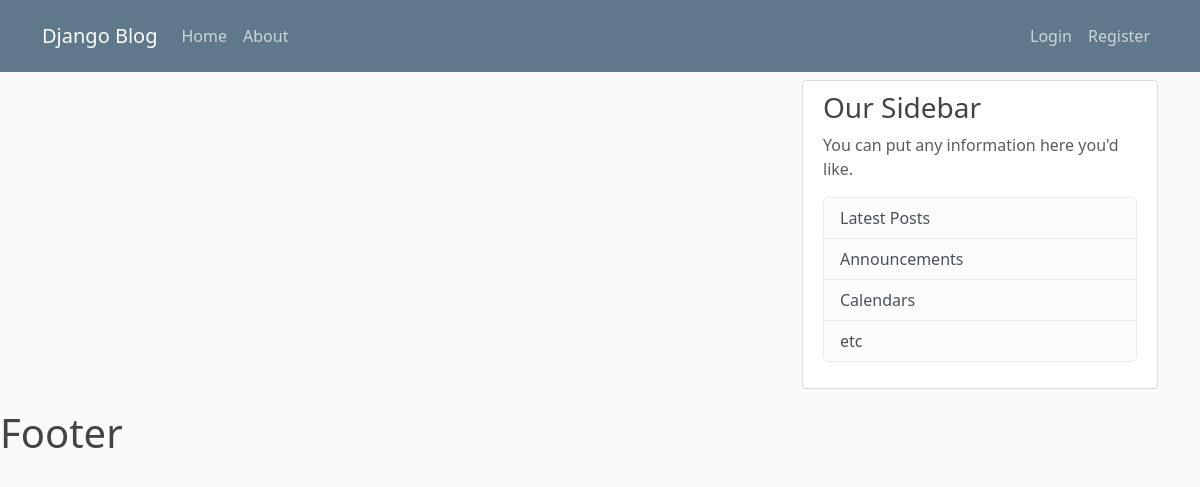
/, run on an earlier commit of the app's database.
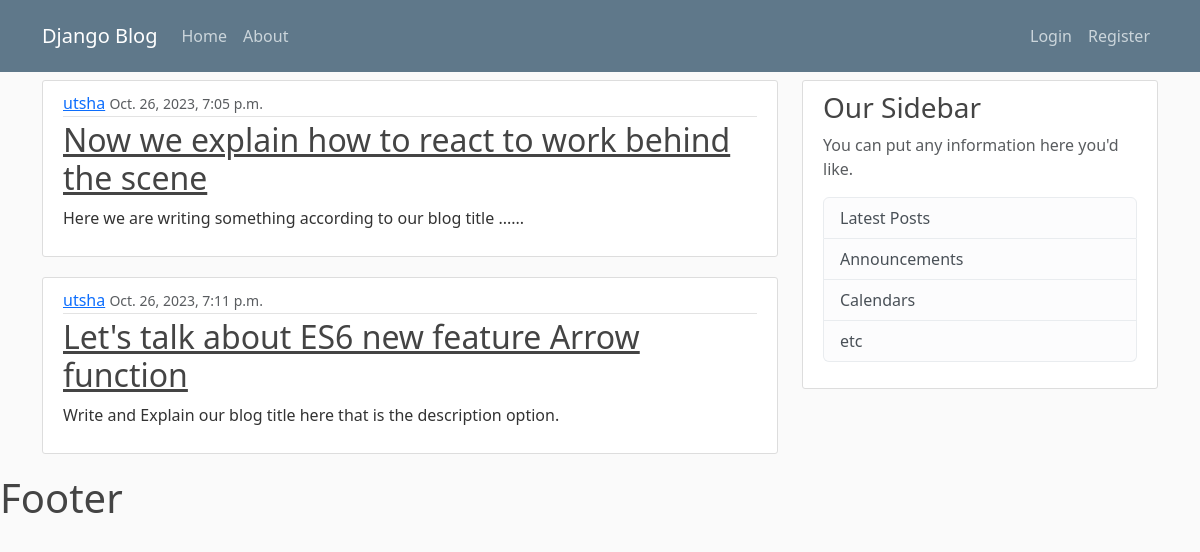
And on a later commit of the database.
### blog/models.py (models this page shows)
class PostBlog(models.Model):
    creatorName = models.CharField(max_length=50)
    title = models.TextField()
    description = models.TextField()
    category = models.CharField(max_length=50)
    publishDate = models.DateTimeField(default=timezone.now)
    author = models.ForeignKey(User, on_delete=models.CASCADE)

### blog/views.py (the view)
# urls.py: path('', views.home, name="homePage"),
def home(request):
    postedBlog = PostBlog.objects.all()
    return render(request, 'blog/home.html', {"blogPost": postedBlog})

### blog/templates/blog/home.html
{% extends "blog/base.html" %}
        {%block content%}
            {% for blog in blogPost%}
            <article class="media content-section">
                <div class="media-body">
                  <div class="article-metadata">
                    <a class="mr-2" href="#">{{ blog.author }}</a>
                    <small class="text-muted">{{ blog.publishDate }}</small>
                  </div>
                  <h2><a class="article-title" href="#">{{ blog.title }}</a></h2>
                  <p class="article-content">{{ blog.description }}</p>
                </div>
            </article>
        {% endfor%}
{%endblock%}

### blog/templates/blog/base.html (shortened to what this page needs)
{% load static %}
<!DOCTYPE html>
<html lang="en">
<head>
    <link href="https://cdn.jsdelivr.net/npm/bootstrap@5.3.2/dist/css/bootstrap.min.css" rel="stylesheet">
    <link rel="stylesheet" type="text/css" href="{% static 'blog/main.css' %}">
</head>
<body>
  <header class="site-header">
    <nav class="navbar navbar-expand-md navbar-dark bg-steel fixed-top">
      <div class="container">
        <a class="navbar-brand mr-4" href="/">Django Blog</a>
        <div class="collapse navbar-collapse navbar" id="navbarToggle">
          <div class="navbar-nav mr-auto">
            <a class="nav-item nav-link" href="{% url 'homePage'%}">Home</a>
            <a class="nav-item nav-link" href="{% url 'aboutPage'%}">About</a>
          </div>
          <div class="navbar-nav">
            {% if user.is_authenticated %}
            <a class="nav-item nav-link" href="{% url 'profile'%}">Profile</a>
            <a class="nav-item nav-link" href="{% url 'logout'%}">LogOut</a>
            {% else %}
            <a class="nav-item nav-link" href="{% url 'login'%}">Login</a>
            <a class="nav-item nav-link" href="{% url 'register'%}">Register</a>
            {% endif %}
          </div>
        </div>
      </div>
    </nav>
  </header>
  <main role="main" class="container">
      <div class="row">
        <div class="col-md-8">
          {% block content %}{% endblock %}
        </div>
        <div class="col-md-4">
          <div class="content-section">
            <h3>Our Sidebar</h3>
            <p class='text-muted'>You can put any information here you'd like.
              <ul class="list-group">
                <li class="list-group-item list-group-item-light">Latest Posts</li>
                <li class="list-group-item list-group-item-light">Announcements</li>
                <li class="list-group-item list-group-item-light">Calendars</li>
                <li class="list-group-item list-group-item-light">etc</li>
              </ul>
            </p>
          </div>
        </div>
      </div>
  </main>
  <h1>Footer</h1>
</body>
</html>

### blog/static/blog/main.css (style rules this page uses)
body { background: #fafafa; color: #333333; margin-top: 5rem; }
h1, h2, h3, h4, h5, h6 { color: #444444; }
ul { margin: 0; }
.bg-steel { background-color: #5f788a; }
.site-header .navbar-nav .nav-link { color: #cbd5db; }
.content-section { background: #ffffff; padding: 10px 20px; border: 1px solid #dddddd; border-radius: 3px; margin-bottom: 20px; }
.article-title { color: #444444; }
.article-content { white-space: pre-line; }
.article-metadata { padding-bottom: 1px; margin-bottom: 4px; border-bottom: 1px solid #e3e3e3 }

What changed in the data, as far as the page shows it:
added PostBlog: author "utsha", publishDate "Oct. 26, 2023, 7:05 p.m.", title "Now we explain how to react to work behind the scene", description "Here we are writing something according to our blog title ......"
added PostBlog: author "utsha", publishDate "Oct. 26, 2023, 7:11 p.m.", title "Let's talk about ES6 new feature Arrow function", description "Write and Explain our blog title here that is the description option."
